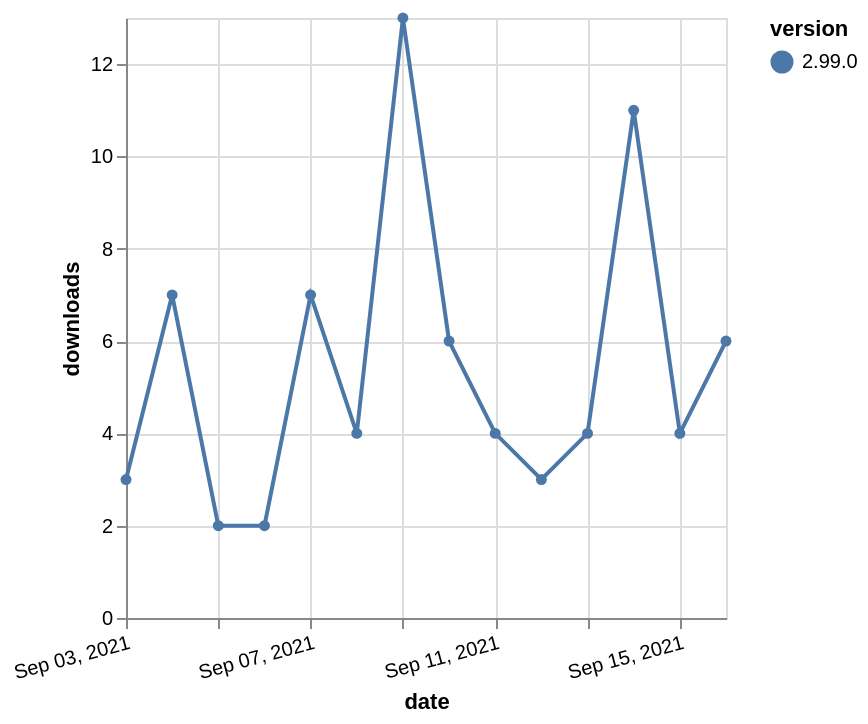

Write the Vega-Lite specification saved for this chart.
### Vega-Lite specification from a JSON file in a GitHub repository (floating-point values rounded to 4 significant figures)
{"$schema": "https://vega.github.io/schema/vega-lite/v5.json", "description": "A simple bar chart with embedded data.", "data": {"values": [{"date": "2021-09-03", "total": 4423, "delta": 3, "version": "2.99.0"}, {"date": "2021-09-04", "total": 4430, "delta": 7, "version": "2.99.0"}, {"date": "2021-09-05", "total": 4432, "delta": 2, "version": "2.99.0"}, {"date": "2021-09-06", "total": 4434, "delta": 2, "version": "2.99.0"}, {"date": "2021-09-07", "total": 4441, "delta": 7, "version": "2.99.0"}, {"date": "2021-09-08", "total": 4445, "delta": 4, "version": "2.99.0"}, {"date": "2021-09-09", "total": 4458, "delta": 13, "version": "2.99.0"}, {"date": "2021-09-10", "total": 4464, "delta": 6, "version": "2.99.0"}, {"date": "2021-09-11", "total": 4468, "delta": 4, "version": "2.99.0"}, {"date": "2021-09-12", "total": 4471, "delta": 3, "version": "2.99.0"}, {"date": "2021-09-13", "total": 4475, "delta": 4, "version": "2.99.0"}, {"date": "2021-09-14", "total": 4486, "delta": 11, "version": "2.99.0"}, {"date": "2021-09-15", "total": 4490, "delta": 4, "version": "2.99.0"}, {"date": "2021-09-16", "total": 4496, "delta": 6, "version": "2.99.0"}]}, "width": "container", "mark": {"type": "line", "point": {"filled": true}}, "encoding": {"x": {"field": "date", "type": "temporal", "timeUnit": "yearmonthdate", "title": "date", "axis": {"labelAngle": -15}}, "y": {"field": "delta", "type": "quantitative", "title": "downloads"}, "color": {"field": "version", "type": "nominal"}, "tooltip": {"field": "delta"}}}
